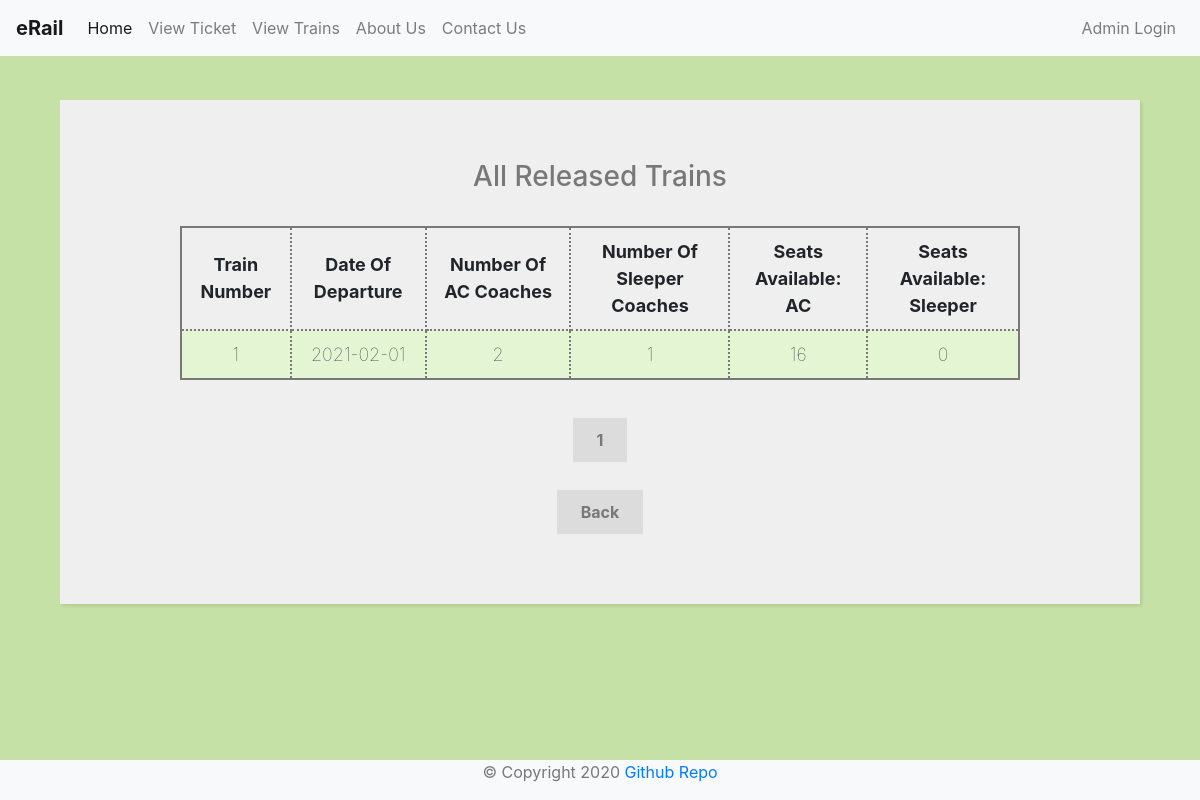
The app's page /view-trains.php with its own data.
### tables this page shows
CREATE TABLE `train` (
  `t_number` int(11) NOT NULL,
  `t_date` date NOT NULL,
  `num_ac` int(11) NOT NULL,
  `num_sleeper` int(11) NOT NULL,
  `seats_b_ac` int(11) NOT NULL,
  `seats_b_sleeper` int(11) NOT NULL,
  `released_by` varchar(50) NOT NULL
);

### template/pagination.php (called while the page is built)
<?php
    $results_per_page = 5;
    $result = $conn->query($sql);
    $number_of_result = $result->num_rows;
    $number_of_page = ceil ($number_of_result / $results_per_page);
    if (!isset ($_GET['page']) ) {
        $page = 1;
    } else {
        $page = $_GET['page'];
    }
    $page_first_result = ($page-1) * $results_per_page;
?>

### view-trains.php (the view, shortened to what this page needs)
<?php
    include "config/connection.php";
    $sql = "SELECT * FROM train ORDER BY t_date DESC";
    include "template/pagination.php";
    $sql = "SELECT *FROM train ORDER BY t_date DESC LIMIT " . $page_first_result . ',' . $results_per_page;
    $result = $conn->query($sql);
?>
<!DOCTYPE html>
<html lang="en">
<head>
</head>
<?php
    if(isset($_SESSION['username']))
        include "template/header-name.php";
    else
        include "template/header.php";
?>
<div style="margin-top:100px;">
<form style="width: 90%;">
    <h3 class="heading">All Released Trains</h3> <br>
    <section>
        <table>
            <tr>
                <th>Train Number</th>
                <th>Date Of Departure</th>
                <th>Number Of AC Coaches</th>
                <th>Number Of Sleeper Coaches </th>
                <th>Seats Available: AC </th>
                <th>Seats Available: Sleeper</th>
            </tr>
            <?php
                while($rows=$result->fetch_assoc())
                {
             ?>
            <tr>
                <td><?php echo $rows['t_number'];?></td>
                <td><?php echo $rows['t_date'];?></td>
                <td><?php echo $rows['num_ac'];?></td>
                <td><?php echo $rows['num_sleeper'];?></td>
                <td><?php echo $rows['num_ac']*18 - $rows['seats_b_ac'];?></td>
                <td><?php echo $rows['num_sleeper']*24 - $rows['seats_b_sleeper'];;?></td>
            </tr>
            <?php
                }
             ?>
        </table>
    </section>
    <br><br>
    <?php for($page = 1; $page<= $number_of_page; $page++) {  ?>
    <?php    echo '<a class="register" href = "view-released-trains.php?page=' . $page . '">' . $page . ' </a>'; ?>
    <?php } ?>
    <br><br><br>
    <a href="admin-page.php" class="register">Back</a>
</form>
</div>
<?php include "template/footer.php" ?>
</html>

### css/style.css (style rules this page uses)
body { background: #C5E1A5; }
form { width: 50%; margin: 60px auto; background: #efefef; padding: 60px 120px 80px 120px; text-align: center; -webkit-box-shadow: 2px 2px 3px rgba(0,0,0,0.1); box-shadow: 2px 2px 3px rgba(0,0,0,0.1); }
.register { background: rgb(220,220,220); font-weight: bold; color: rgb(120,120,120); padding: 12px 24px; }
.heading { color: rgb(120,120,120); }

### view-trains.php (style rules this page uses)
table { margin: 0 auto; font-size: large; border: 2px solid rgb(120, 120, 120); }
td { background-color: #E4F5D4; border: 2px solid rgb(120, 120, 120); }
th, td { font-weight: bold; border: 2px dotted rgb(120, 120, 120); padding: 10px; text-align: center; }
td { font-weight: lighter; }

### records on screen
train: t_number "1", t_date "2021-02-01", num_ac "2", num_sleeper "1", $rows['num_ac']*18 - $rows['seats_b_ac'] "16", $rows['num_sleeper']*24 - $rows['seats_b_sleeper'] "0"
